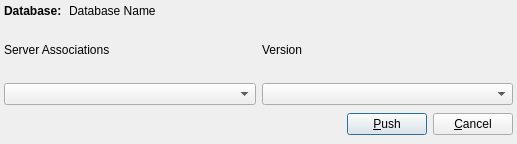
<?xml version="1.0" encoding="UTF-8"?>
<ui version="4.0" stdsetdef="1">
  <author></author>
  <comment>  Copyright 2017 Google Inc.
 Licensed under the Apache License, Version 2.0 (the &quot;License&quot;);
 you may not use this file except in compliance with the License.
 You may obtain a copy of the License at
 http://www.apache.org/licenses/LICENSE-2.0
 Unless required by applicable law or agreed to in writing, software
 distributed under the License is distributed on an &quot;AS IS&quot; BASIS,
 WITHOUT WARRANTIES OR CONDITIONS OF ANY KIND, either express or implied.
 See the License for the specific language governing permissions and
</comment>
  <exportmacro></exportmacro>
  <class>PushDatabaseDialogBase</class>
  <widget class="QDialog" name="PushDatabaseDialogBase">
    <property name="geometry">
      <rect>
        <x>0</x>
        <y>0</y>
        <width>517</width>
        <height>144</height>
      </rect>
    </property>
    <property name="windowTitle">
      <string>Push Database</string>
    </property>
    <layout class="QGridLayout">
      <property name="margin">
        <number>4</number>
      </property>
      <property name="spacing">
        <number>4</number>
      </property>
      <item row="1" column="0" rowspan="1" colspan="2">
        <layout class="QHBoxLayout">
          <item>
            <layout class="QVBoxLayout">
              <item>
                <widget class="QLabel" name="textLabel1">
                  <property name="text">
                    <string>Server Associations</string>
                  </property>
                  <property name="wordWrap">
                    <bool>false</bool>
                  </property>
                </widget>
              </item>
              <item>
                <widget class="QComboBox" name="nickname_combo">
                  <property name="sizePolicy">
                    <sizepolicy>
                      <hsizetype>3</hsizetype>
                      <vsizetype>0</vsizetype>
                      <horstretch>0</horstretch>
                      <verstretch>0</verstretch>
                    </sizepolicy>
                  </property>
                </widget>
              </item>
            </layout>
          </item>
          <item>
            <layout class="QVBoxLayout">
              <item>
                <widget class="QLabel" name="textLabel1_2">
                  <property name="text">
                    <string>Version</string>
                  </property>
                  <property name="wordWrap">
                    <bool>false</bool>
                  </property>
                </widget>
              </item>
              <item>
                <widget class="QComboBox" name="version_combo">
                  <property name="sizePolicy">
                    <sizepolicy>
                      <hsizetype>3</hsizetype>
                      <vsizetype>0</vsizetype>
                      <horstretch>0</horstretch>
                      <verstretch>0</verstretch>
                    </sizepolicy>
                  </property>
                </widget>
              </item>
            </layout>
          </item>
        </layout>
      </item>
      <item row="2" column="0" rowspan="1" colspan="2">
        <layout class="QHBoxLayout">
          <item>
            <spacer name="spacer9">
              <property name="sizeHint">
                <size>
                  <width>80</width>
                  <height>31</height>
                </size>
              </property>
              <property name="sizeType">
                <enum>QSizePolicy::Expanding</enum>
              </property>
              <property name="orientation">
                <enum>Qt::Horizontal</enum>
              </property>
            </spacer>
          </item>
          <item>
            <widget class="QPushButton" name="publish_btn">
              <property name="text">
                <string>&amp;Push</string>
              </property>
              <property name="shortcut">
                <string>Alt+P</string>
              </property>
              <property name="default">
                <bool>true</bool>
              </property>
            </widget>
          </item>
          <item>
            <widget class="QPushButton" name="cancel_btn">
              <property name="text">
                <string>&amp;Cancel</string>
              </property>
              <property name="shortcut">
                <string>Alt+C</string>
              </property>
              <property name="autoDefault">
                <bool>true</bool>
              </property>
              <property name="default">
                <bool>false</bool>
              </property>
            </widget>
          </item>
        </layout>
      </item>
      <item row="0" column="0">
        <widget class="QLabel" name="db_name_label_2">
          <property name="sizePolicy">
            <sizepolicy>
              <hsizetype>0</hsizetype>
              <vsizetype>0</vsizetype>
              <horstretch>0</horstretch>
              <verstretch>0</verstretch>
            </sizepolicy>
          </property>
          <property name="text">
            <string>&lt;b&gt;Database: &lt;/b&gt;</string>
          </property>
          <property name="wordWrap">
            <bool>false</bool>
          </property>
        </widget>
      </item>
      <item row="0" column="1">
        <widget class="QLabel" name="db_name_label">
          <property name="text">
            <string>Database Name</string>
          </property>
          <property name="wordWrap">
            <bool>false</bool>
          </property>
        </widget>
      </item>
    </layout>
  </widget>
  <layoutdefault spacing="6" margin="11"/>
  <pixmapfunction>qPixmapFromMimeSource</pixmapfunction>
  <tabstops>
    <tabstop>version_combo</tabstop>
    <tabstop>publish_btn</tabstop>
  </tabstops>
  <connections>
    <connection>
      <sender>publish_btn</sender>
      <signal>clicked()</signal>
      <receiver>PushDatabaseDialogBase</receiver>
      <slot>accept()</slot>
    </connection>
    <connection>
      <sender>cancel_btn</sender>
      <signal>clicked()</signal>
      <receiver>PushDatabaseDialogBase</receiver>
      <slot>reject()</slot>
    </connection>
  </connections>
</ui>
